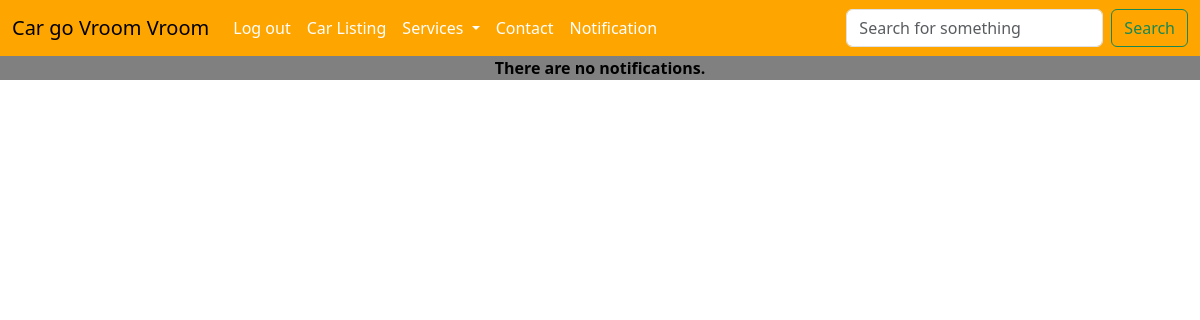
The page /notification (signed in) on the database as committed earlier.
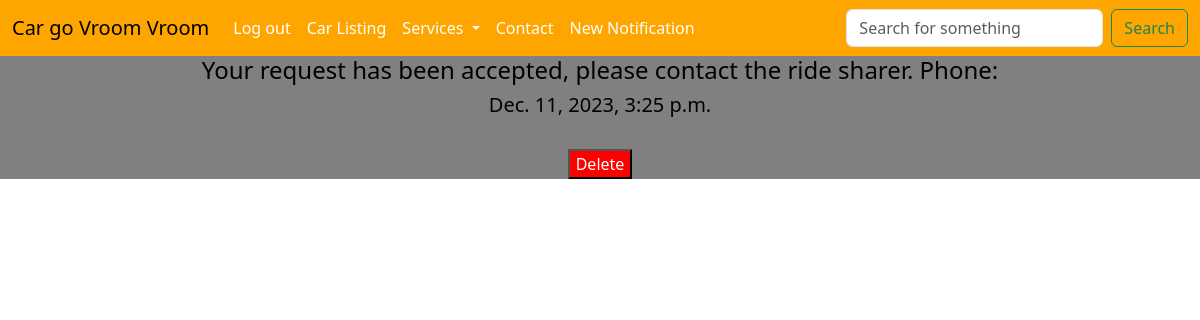
The same page on the database as committed later.
### home/models.py (models this page shows)
class Notification(models.Model):
    sender = models.ForeignKey(Customer, on_delete=models.CASCADE, related_name='sender')
    reciever = models.ForeignKey(Customer, on_delete=models.CASCADE, related_name='reciever')
    car = models.IntegerField(null = True, blank=True)
    message = models.TextField(blank = True)
    timestamp = models.DateTimeField(auto_now=True)
    notif_type = models.TextField(blank=True, null=True)

### home/views.py (the view, shortened to what this page needs)
# urls.py: path('notification', views.notification_view, name='notification'),
@login_required
def notification_view(request):
    return render(request, 'notification.html')

### home/views.py (called while the page is built)
def context_processor(request):
    if request.user.is_authenticated:
        notification = Notification.objects.filter(reciever=request.user)
        notif_num = len(notification)
        return {'notification': notification, 'notif_num': notif_num}
    else:
        return {'notification': None, 'notif_num': None}

### templates/notification.html (shortened to what this page needs)
{%extends 'test.html' %}
{% block content %}
{% if notif_num == 0 %}
<div class="emphasis">
    There are no notifications.
</div>
{% else %}
{% for notifications in notification %}
{% if notifications.notif_type == 'share_req' %}
<div class="regular_text">
    <form method="post">
    <h4>{{notifications.message}}</h4>
    <h5>{{notifications.timestamp}}</h5>
    <textarea readonly hidden name="notif_id">{{notifications.id}}</textarea>
    <br>
        {% csrf_token %}
        <div><button name='accept' style="background-color: green; color: white;" type="submit">Accept</button>
            <button name='decline' style="background-color: red; color: white;" type="submit">Decline</button>
        </div>
    </form>
</div>
{% elif notifications.notif_type != 'hidden' %}
<div class="regular_text">
    <form method="post">
    <h4>{{notifications.message}}</h4>
    <h5>{{notifications.timestamp}}</h5>
    <br>
            <button name='delete' style="background-color: red; color: white;" type="submit">Delete</button>
        </div>
{% endif %}
<br>
<br>
{% endfor %}
{% endif %}
{% endblock content %}

Rows that differ between the two databases and show on the page:
added Notification: message "Your request has been accepted, please contact the ride sharer. Phone:", timestamp "Dec. 11, 2023, 3:25 p.m."
Other text that changed with them:
text no longer shown: "Notification There are no notifications."
text now shown: "New Notification"
